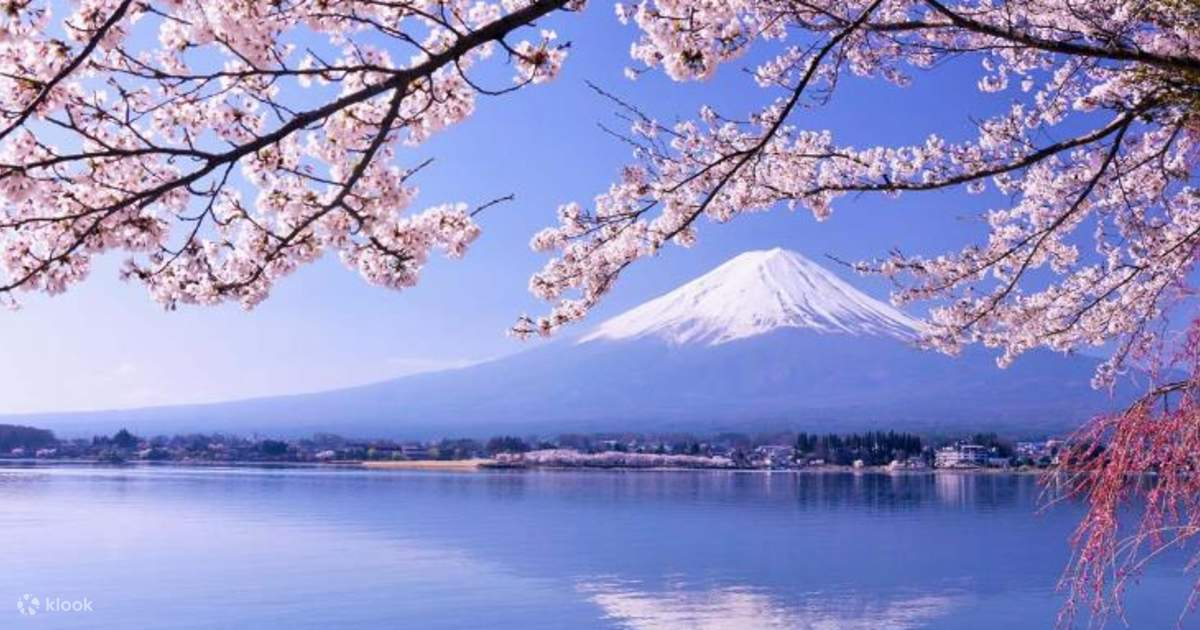
#> input picture imageprocessing/img_code/img/img_03.jpg, 1200 x 630 px, found by its file name
$ python lab1.1.4.py
#> lines starting #> are read from the running program, lines starting #| are printed output that depends on the picture
import cv2
import numpy as np
import matplotlib.pyplot as plt
from mpl_toolkits.mplot3d import Axes3D

img_origin = cv2.imread("img/img_03.jpg")
#> img_origin is the input picture: shape (630, 1200, 3); mean B, G, R 198.5, 146.2, 145.6
img_gray = cv2.cvtColor(img_origin, cv2.COLOR_BGR2GRAY)
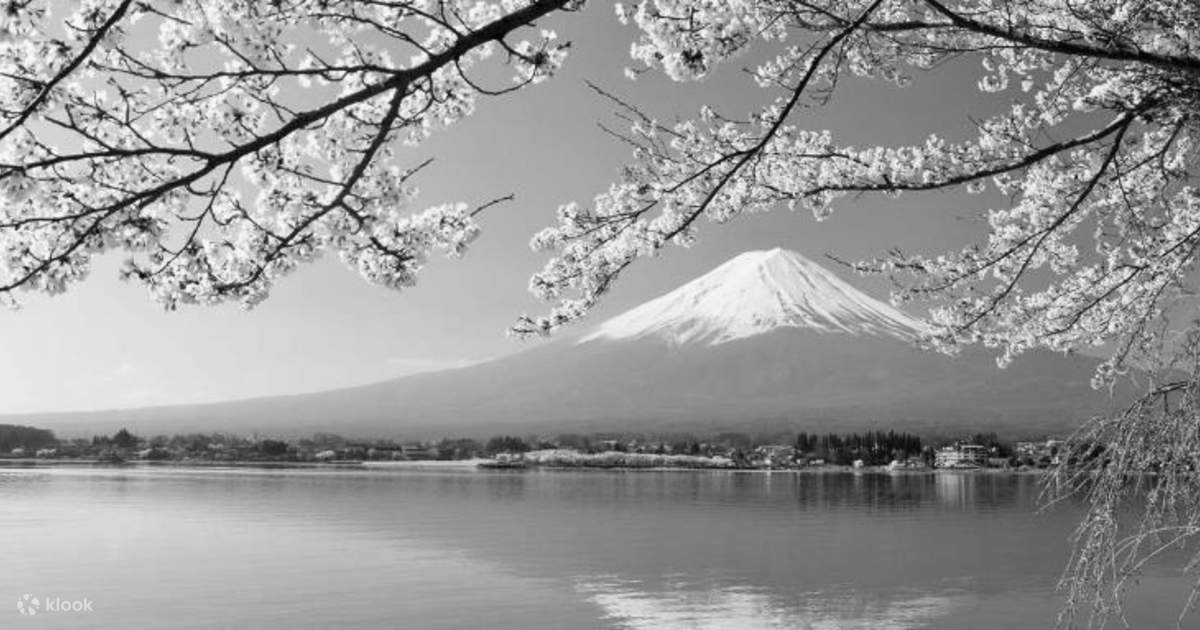
#> img_gray: shape (630, 1200); min 1, max 254, mean 152
img_resize = cv2.resize(img_gray, (200, 200))
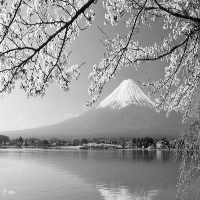
#> img_resize: shape (200, 200); min 4, max 250, mean 151.8

# Create X and Y coordinate grids for the 2D image
x, y = np.mgrid[0:200, 0:200]

# Define the Z values for the 3D surface plot (use img_resize directly)
z = img_resize

# Create a 3D plot
fig = plt.figure(figsize=(12, 5))
ax = fig.add_subplot(122, projection='3d')

# Use ax.plot_surface to plot the 3D surface
surface = ax.plot_surface(x, y, z, cmap='gray')
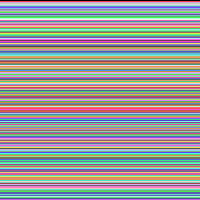
#> x: shape (200, 200) int64; 200 distinct labels, from 0 to 199; one colour per label, 0 black

# Customize the 3D plot
ax.set_title('3D Surface Plot')
ax.view_init(elev=70, azim=30)

# Show the original and resized 2D images for comparison
plt.subplot(121)
plt.imshow(img_resize, cmap='gray')
plt.title("Original")

plt.show()
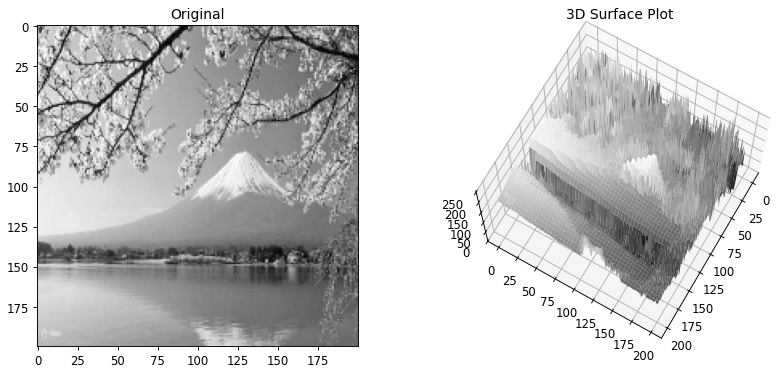
#> figure drawn by matplotlib, 2 panels

$ run again, with imageprocessing/img_code/img/img_02.jpg copied over imageprocessing/img_code/img/img_03.jpg
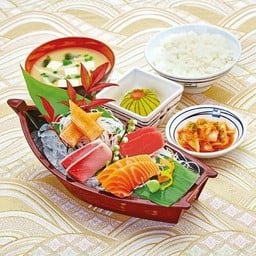
#> input picture imageprocessing/img_code/img/img_02.jpg, 256 x 256 px, found by its file name
#> img_origin is the input picture: shape (256, 256, 3); mean B, G, R 153.4, 179.7, 204.6
#> `img_resize = cv2.resize(img_gray, (200, 200))`:
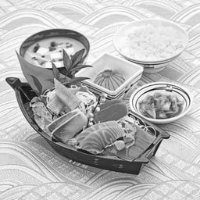
#> img_resize: shape (200, 200); min 9, max 255, mean 184
#> x: shape (200, 200) int64; 200 distinct labels, from 0 to 199
#> `plt.show()`:
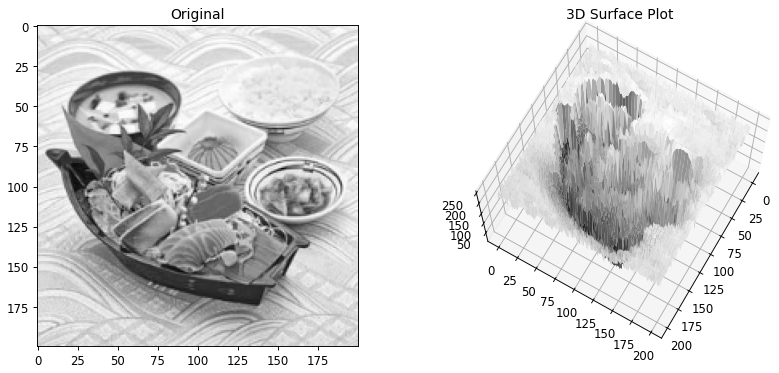
#> figure drawn by matplotlib, 2 panels
